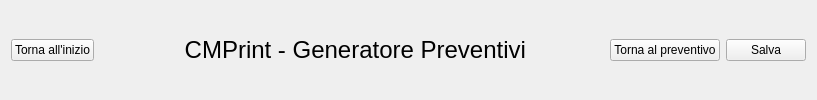
     <widget class="QWidget" name="widget_navigazione" native="true">
      <layout class="QGridLayout" name="gridLayout_10">
       <item row="0" column="0">
        <widget class="QPushButton" name="bottone_benvenuto">
         <property name="text">
          <string>Torna all'inizio</string>
         </property>
        </widget>
       </item>
       <item row="0" column="1">
        <spacer name="horizontalSpacer_7">
         <property name="orientation">
          <enum>Qt::Horizontal</enum>
         </property>
         <property name="sizeHint" stdset="0">
          <size>
           <width>78</width>
           <height>20</height>
          </size>
         </property>
        </spacer>
       </item>
       <item row="0" column="2">
        <widget class="QLabel" name="label_27">
         <property name="font">
          <font>
           <pointsize>18</pointsize>
          </font>
         </property>
         <property name="text">
          <string> CMPrint - Generatore Preventivi</string>
         </property>
         <property name="alignment">
          <set>Qt::AlignCenter</set>
         </property>
        </widget>
       </item>
       <item row="0" column="3">
        <spacer name="horizontalSpacer_16">
         <property name="orientation">
          <enum>Qt::Horizontal</enum>
         </property>
         <property name="sizeHint" stdset="0">
          <size>
           <width>78</width>
           <height>20</height>
          </size>
         </property>
        </spacer>
       </item>
       <item row="0" column="4">
        <widget class="QPushButton" name="bottone_torna_preventivo">
         <property name="text">
          <string>Torna al preventivo</string>
         </property>
        </widget>
       </item>
       <item row="0" column="5">
        <widget class="QPushButton" name="bottone_salva_preventivo">
         <property name="text">
          <string>Salva</string>
         </property>
        </widget>
       </item>
      </layout>
     </widget>
